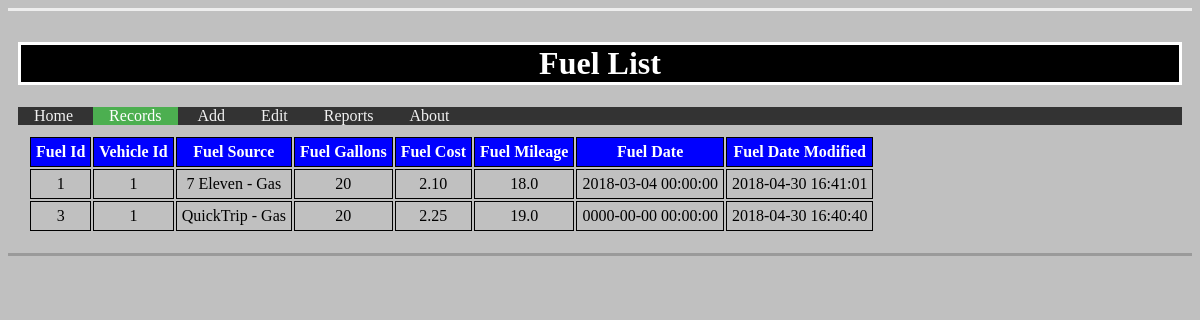
The page /show_fuel.php on the database its author committed.
### tables this page shows
CREATE TABLE IF NOT EXISTS `fuel` (
  `fuel_id` int(12) NOT NULL AUTO_INCREMENT,
  `vehicle_id` int(12) NOT NULL,
  `fuel_source` varchar(100) NOT NULL,
  `fuel_gallons` int(12) NOT NULL,
  `fuel_cost` decimal(10,2) NOT NULL,
  `fuel_mileage` decimal(10,1) NOT NULL,
  `fuel_date` datetime NOT NULL,
  `fuel_date_modified` datetime NOT NULL,
  PRIMARY KEY (`fuel_id`)
);

### show_fuel.php (the view, shortened to what this page needs)
<?php
	require ('config.php');
	$query = 'SELECT * FROM fuel' ;
	$statement = $db->prepare ($query);
	$statement->execute();
	$fuels = $statement->fetchAll();
?>
<!DOCTYPE html>
<html>
<head>
<link href = "projectlab2Styles.css" rel = "stylesheet" type = "text/css" />
</head>
<body>
<main>
    <h1>Fuel List</h1>
<ul>
	<li><a href="index.php">Home</a></li>
	<li><a class="active"href="projectlab2.php">Records</a></li>
	<li><a href="projectlab3.php">Add</a></li>
	<li><a href="projectlab4.php">Edit</a></li>
	<li><a href="reports.php">Reports</a></li>
	<li><a href="about.php">About</a></li>
</ul>
      <table>
    	<tr>
		<th> Fuel Id </th>
		<th> Vehicle Id </th>
		<th> Fuel Source </th>
		<th> Fuel Gallons </th>
		<th> Fuel Cost </th>
		<th> Fuel Mileage </th>
		<th> Fuel Date </th>
		<th> Fuel Date Modified </th>
	</tr>
	<?php foreach($fuels as $fuel) : ?>
	<tr>
	        <td><?php echo $fuel['fuel_id']; ?></td>
		<td><?php echo $fuel['vehicle_id']; ?></td>
		<td><?php echo $fuel['fuel_source']; ?></td>
		<td><?php echo $fuel['fuel_gallons']; ?></td>
		<td><?php echo $fuel['fuel_cost']; ?></td>
		<td><?php echo $fuel['fuel_mileage']; ?></td>
		<td><?php echo $fuel['fuel_date']; ?></td>
		<td><?php echo $fuel['fuel_date_modified']; ?></td>
	</tr>
	<?php endforeach; ?>
      </table>
</main>
</body>
</html>

### projectlab2Styles.css (style rules this page uses)
body { background-color: silver; }
main { border-top: outset; border-bottom: outset; padding: 10px; }
table { padding: 10px; text-align: center; }
th, td { border: solid 1px black; padding: 5px; }
th { background-color: blue; color: white; }
h1 { text-align: center; background-color: black; border: solid; color: white; }
ul { list-style-type:none; margin: 0; padding: 0; background-color: #333; overflow: hidden; }
li { display: inline; }
li a { color: #f2f2f2; text-align: center; padding: 14px 16px; text-decoration: none; font-size 17px; }
li a.active { background-color: #4CAF50; color: white; }

### rows shown on the page
fuel: fuel_id "1", vehicle "1", fuel_source "7 Eleven - Gas", fuel_gallons "20", fuel_cost "2.10", fuel_mileage "18.0", fuel_date "2018-03-04 00:00:00", fuel_date_modified "2018-04-30 16:41:01"
fuel: fuel_id "3", vehicle "1", fuel_source "QuickTrip - Gas", fuel_gallons "20", fuel_cost "2.25", fuel_mileage "19.0", fuel_date "0000-00-00 00:00:00", fuel_date_modified "2018-04-30 16:40:40"
